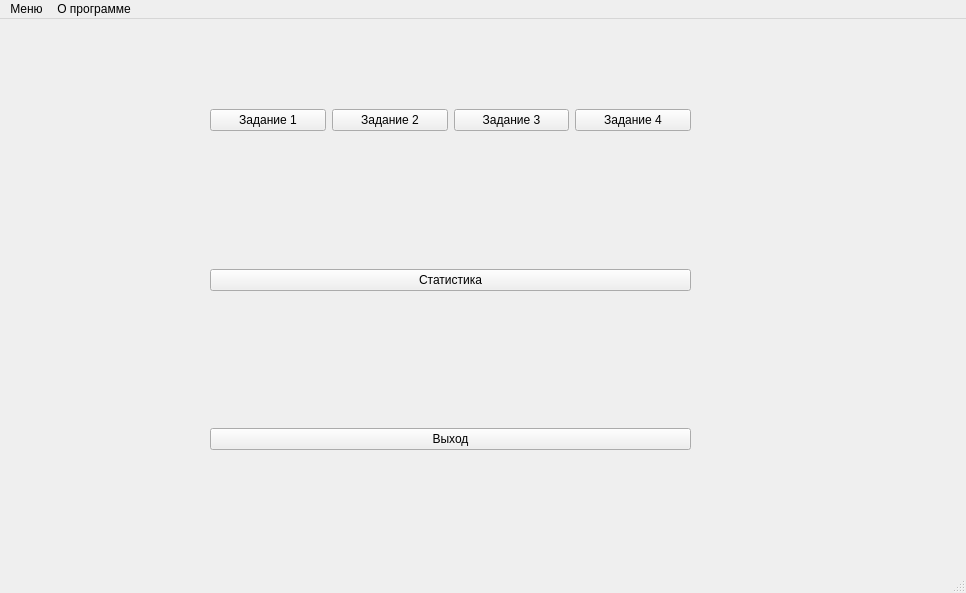
<?xml version="1.0" encoding="UTF-8"?>
<ui version="4.0">
 <class>MainWindow</class>
 <widget class="QMainWindow" name="MainWindow">
  <property name="geometry">
   <rect>
    <x>0</x>
    <y>0</y>
    <width>966</width>
    <height>593</height>
   </rect>
  </property>
  <property name="windowTitle">
   <string>MainWindow</string>
  </property>
  <widget class="QWidget" name="centralwidget">
   <widget class="QWidget" name="verticalLayoutWidget">
    <property name="geometry">
     <rect>
      <x>210</x>
      <y>90</y>
      <width>481</width>
      <height>341</height>
     </rect>
    </property>
    <layout class="QVBoxLayout" name="verticalLayout_2">
     <item>
      <layout class="QHBoxLayout" name="horizontalLayout">
       <item>
        <widget class="QPushButton" name="but_task1">
         <property name="text">
          <string>Задание 1</string>
         </property>
        </widget>
       </item>
       <item>
        <widget class="QPushButton" name="but_task2">
         <property name="text">
          <string>Задание 2</string>
         </property>
        </widget>
       </item>
       <item>
        <widget class="QPushButton" name="but_task3">
         <property name="text">
          <string>Задание 3</string>
         </property>
        </widget>
       </item>
       <item>
        <widget class="QPushButton" name="but_task4">
         <property name="text">
          <string>Задание 4</string>
         </property>
        </widget>
       </item>
      </layout>
     </item>
     <item>
      <spacer name="verticalSpacer">
       <property name="orientation">
        <enum>Qt::Vertical</enum>
       </property>
       <property name="sizeHint" stdset="0">
        <size>
         <width>20</width>
         <height>40</height>
        </size>
       </property>
      </spacer>
     </item>
     <item>
      <widget class="QPushButton" name="stat_button">
       <property name="text">
        <string>Статистика</string>
       </property>
      </widget>
     </item>
     <item>
      <spacer name="verticalSpacer_2">
       <property name="orientation">
        <enum>Qt::Vertical</enum>
       </property>
       <property name="sizeHint" stdset="0">
        <size>
         <width>20</width>
         <height>40</height>
        </size>
       </property>
      </spacer>
     </item>
     <item>
      <layout class="QHBoxLayout" name="horizontalLayout_2">
       <item>
        <widget class="QPushButton" name="but_exit">
         <property name="text">
          <string>Выход</string>
         </property>
        </widget>
       </item>
      </layout>
     </item>
    </layout>
   </widget>
   <widget class="QLabel" name="name_label">
    <property name="geometry">
     <rect>
      <x>30</x>
      <y>20</y>
      <width>71</width>
      <height>24</height>
     </rect>
    </property>
    <property name="text">
     <string/>
    </property>
   </widget>
  </widget>
  <widget class="QMenuBar" name="menubar">
   <property name="geometry">
    <rect>
     <x>0</x>
     <y>0</y>
     <width>966</width>
     <height>29</height>
    </rect>
   </property>
   <widget class="QMenu" name="menu">
    <property name="title">
     <string>Меню</string>
    </property>
    <addaction name="menu_task1"/>
    <addaction name="menu_task2"/>
    <addaction name="menu_task3"/>
    <addaction name="menu_task4"/>
    <addaction name="separator"/>
    <addaction name="menu_exit"/>
   </widget>
   <widget class="QMenu" name="menu_2">
    <property name="title">
     <string>О программе</string>
    </property>
   </widget>
   <addaction name="menu"/>
   <addaction name="menu_2"/>
  </widget>
  <widget class="QStatusBar" name="statusbar"/>
  <action name="menu_task1">
   <property name="text">
    <string>Задание 1</string>
   </property>
  </action>
  <action name="menu_task2">
   <property name="text">
    <string>Задание 2</string>
   </property>
  </action>
  <action name="menu_task3">
   <property name="text">
    <string>Задание 3</string>
   </property>
  </action>
  <action name="menu_task4">
   <property name="text">
    <string>Задание 4</string>
   </property>
  </action>
  <action name="menu_exit">
   <property name="text">
    <string>Выход</string>
   </property>
  </action>
 </widget>
 <resources/>
 <connections>
  <connection>
   <sender>but_exit</sender>
   <signal>clicked()</signal>
   <receiver>MainWindow</receiver>
   <slot>close()</slot>
   <hints>
    <hint type="sourcelabel">
     <x>571</x>
     <y>367</y>
    </hint>
    <hint type="destinationlabel">
     <x>482</x>
     <y>296</y>
    </hint>
   </hints>
  </connection>
 </connections>
</ui>
